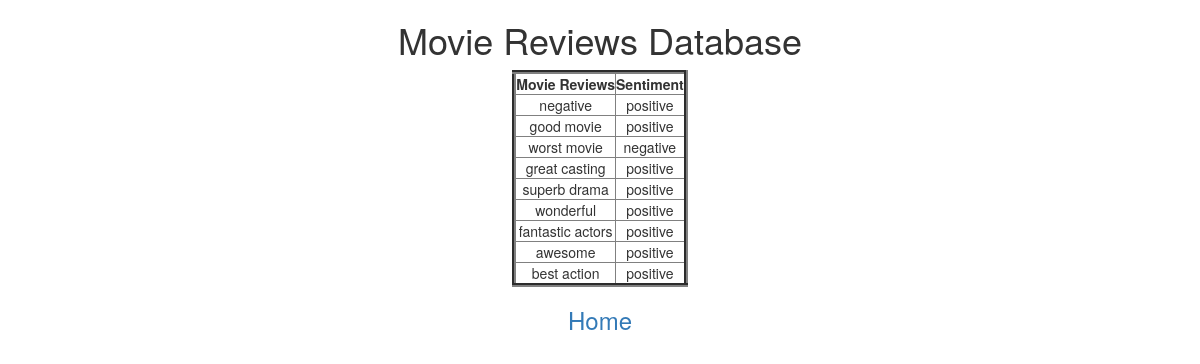
Page /data on the committed database.
### tables this page shows
CREATE TABLE Results (Review TEXT PRIMARY KEY, Sentiment TEXT);

### Flask_ML/app.py (the view)
@app.route('/data')
def list_all():
    con = sql.connect("database.db")
    con.row_factory = sql.Row
    cur = con.cursor()
    cur.execute("select * from Results")
    rows = cur.fetchall()  # returns list of dictionaries
    return render_template("data.html", rows=rows)
    con.close()

### templates/data.html (shortened to what this page needs)
<!doctype html>
<html>
<head>
    <link rel="stylesheet" href="https://maxcdn.bootstrapcdn.com/bootstrap/3.4.1/css/bootstrap.min.css">
</head>
   <body>
   <h1 class="logo">Movie Reviews Database</h1>
      <table border = 4
			align="center">
         <thead>
            <th>Movie Reviews</th>
            <th>Sentiment</th>
         </thead>
         {% for row in rows %}
            <tr>
               <td>{{row["Review"]}}</td>
               <td>{{row["Sentiment"]}}</td>
            </tr>
         {% endfor %}
      </table>
      <h3 style="text-align:center"><a href = "\">Home</a></h3>
   </body>
</html>

### templates/data.html (style rules this page uses)
body { text-align: center; }

### rows in the picture
Results: Review "negative", Sentiment "positive"
Results: Review "good movie", Sentiment "positive"
Results: Review "worst movie", Sentiment "negative"
Results: Review "great casting", Sentiment "positive"
Results: Review "superb drama", Sentiment "positive"
Results: Review "wonderful", Sentiment "positive"
Results: Review "fantastic actors", Sentiment "positive"
Results: Review "awesome", Sentiment "positive"
Results: Review "best action", Sentiment "positive"
